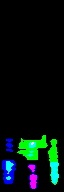
#> input picture g.jpg, 64 x 192 px
$ python contour.py   (older library calls are emulated)
#> lines starting #> are read from the running program, lines starting #| are printed output that depends on the picture; after the words box and inside, x2 and y2 are one past the last pixel; in counts of white or black regions, pixels touching at a corner belong together
import numpy as np
import cv2
import matplotlib.pyplot as plt


def get_centroid(x, y, w, h):
	x1 = int(w / 2)
	y1 = int(h / 2)

	cx = x + x1
	cy = y + y1

	return (cx, cy)


# Adjust the minimum size of the blog matching contour
min_contour_width 	= 5
min_contour_height  = 5

img = cv2.imread('g.jpg')
#> img is the input picture: shape (192, 64, 3); mean B, G, R 15.5, 17.7, 4.8
k 		= 15
kernel = cv2.getStructuringElement(cv2.MORPH_ELLIPSE, (3, 3))

imgray = cv2.cvtColor(img, cv2.COLOR_BGR2GRAY)
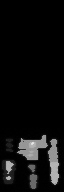
#> imgray: shape (192, 64); min 0, max 231, mean 13.6
smooth_frame = cv2.GaussianBlur(imgray, (k, k), 1.5)
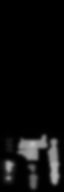
#> smooth_frame: shape (192, 64); min 0, max 190, mean 13.6
ret, thresh = cv2.threshold(smooth_frame, 127, 255, 0)
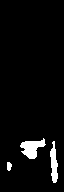
#> thresh: shape (192, 64); 4.4% white; 3 white regions, box (x1, y1, x2, y2) and area: (20, 138, 46, 159) 295, (50, 141, 58, 183) 213, (7, 162, 12, 171) 36
img_bin = cv2.morphologyEx(thresh, cv2.MORPH_ELLIPSE, np.ones((3, 3), dtype=int))
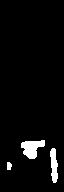
#> img_bin: shape (192, 64); 4.2% white; 3 white regions

img2, contours, hierarchy = cv2.findContours(img_bin, cv2.RETR_TREE, cv2.CHAIN_APPROX_SIMPLE)
#> contours = 3 contours; box (x1, y1, x2, y2) and area: (21, 140, 45, 159) 250, (50, 148, 58, 183) 160, (7, 162, 12, 170) 24
for (i, contour) in enumerate(contours):
	(x, y, w, h) = cv2.boundingRect(contour)
	contour_valid = (w >= min_contour_width) and (h >= min_contour_height)
	if not contour_valid:
		continue
	centroid = get_centroid(x, y, w, h)
#> this loop made 3 passes
#> (x, y, w, h, x1 in get_centroid, y1 in get_centroid, cx in get_centroid, cy in get_centroid) on passes 1 to 3: (7, 162, 5, 8, 2, 4, 9, 166), (50, 148, 8, 35, 4, 17, 54, 165), (21, 140, 24, 19, 12, 9, 33, 149)


cv2.circle(img2, centroid,2,(0,255,255),-1)
#> img2: shape (192, 64); 4.1% white; 3 white regions, box (x1, y1, x2, y2) and area: (21, 140, 45, 159) 273, (50, 148, 58, 183) 197, (7, 162, 12, 170) 34
print('contours', contours)
#> (printed output is left out)
cv2.imshow('thress', img2)
plt.subplot(121),plt.imshow(img),plt.title('Input')
plt.subplot(122),plt.imshow(img_bin),plt.title('Output')
plt.show()
#> figure, not shown here; B, G, R data is drawn as R, G, B
